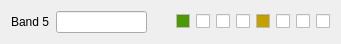
   <widget class="QWidget" name="layoutWidget_12">
    <property name="geometry">
     <rect>
      <x>10</x>
      <y>190</y>
      <width>341</width>
      <height>27</height>
     </rect>
    </property>
    <layout class="QHBoxLayout" name="horizontalLayout_14">
     <item>
      <widget class="QLabel" name="label_16">
       <property name="text">
        <string>Band 5</string>
       </property>
      </widget>
     </item>
     <item>
      <widget class="QLineEdit" name="lineEditR_6">
       <property name="sizePolicy">
        <sizepolicy hsizetype="Expanding" vsizetype="Fixed">
         <horstretch>0</horstretch>
         <verstretch>0</verstretch>
        </sizepolicy>
       </property>
       <property name="focusPolicy">
        <enum>Qt::NoFocus</enum>
       </property>
       <property name="readOnly">
        <bool>true</bool>
       </property>
      </widget>
     </item>
     <item>
      <spacer name="horizontalSpacer_14">
       <property name="orientation">
        <enum>Qt::Horizontal</enum>
       </property>
       <property name="sizeHint" stdset="0">
        <size>
         <width>40</width>
         <height>20</height>
        </size>
       </property>
      </spacer>
     </item>
     <item>
      <widget class="QCheckBox" name="checkBoxR_41">
       <property name="sizePolicy">
        <sizepolicy hsizetype="Fixed" vsizetype="Fixed">
         <horstretch>0</horstretch>
         <verstretch>0</verstretch>
        </sizepolicy>
       </property>
       <property name="palette">
        <palette>
         <active>
          <colorrole role="Base">
           <brush brushstyle="SolidPattern">
            <color alpha="255">
             <red>78</red>
             <green>154</green>
             <blue>6</blue>
            </color>
           </brush>
          </colorrole>
         </active>
         <inactive>
          <colorrole role="Base">
           <brush brushstyle="SolidPattern">
            <color alpha="255">
             <red>78</red>
             <green>154</green>
             <blue>6</blue>
            </color>
           </brush>
          </colorrole>
         </inactive>
         <disabled>
          <colorrole role="Base">
           <brush brushstyle="SolidPattern">
            <color alpha="255">
             <red>239</red>
             <green>235</green>
             <blue>231</blue>
            </color>
           </brush>
          </colorrole>
         </disabled>
        </palette>
       </property>
       <property name="focusPolicy">
        <enum>Qt::NoFocus</enum>
       </property>
       <property name="text">
        <string notr="true"/>
       </property>
      </widget>
     </item>
     <item>
      <widget class="QCheckBox" name="checkBoxR_42">
       <property name="sizePolicy">
        <sizepolicy hsizetype="Fixed" vsizetype="Fixed">
         <horstretch>0</horstretch>
         <verstretch>0</verstretch>
        </sizepolicy>
       </property>
       <property name="focusPolicy">
        <enum>Qt::NoFocus</enum>
       </property>
       <property name="text">
        <string notr="true"/>
       </property>
      </widget>
     </item>
     <item>
      <widget class="QCheckBox" name="checkBoxR_43">
       <property name="sizePolicy">
        <sizepolicy hsizetype="Fixed" vsizetype="Fixed">
         <horstretch>0</horstretch>
         <verstretch>0</verstretch>
        </sizepolicy>
       </property>
       <property name="focusPolicy">
        <enum>Qt::NoFocus</enum>
       </property>
       <property name="text">
        <string notr="true"/>
       </property>
      </widget>
     </item>
     <item>
      <widget class="QCheckBox" name="checkBoxR_44">
       <property name="sizePolicy">
        <sizepolicy hsizetype="Fixed" vsizetype="Fixed">
         <horstretch>0</horstretch>
         <verstretch>0</verstretch>
        </sizepolicy>
       </property>
       <property name="focusPolicy">
        <enum>Qt::NoFocus</enum>
       </property>
       <property name="text">
        <string notr="true"/>
       </property>
      </widget>
     </item>
     <item>
      <widget class="QCheckBox" name="checkBoxR_45">
       <property name="sizePolicy">
        <sizepolicy hsizetype="Fixed" vsizetype="Fixed">
         <horstretch>0</horstretch>
         <verstretch>0</verstretch>
        </sizepolicy>
       </property>
       <property name="palette">
        <palette>
         <active>
          <colorrole role="Base">
           <brush brushstyle="SolidPattern">
            <color alpha="255">
             <red>196</red>
             <green>160</green>
             <blue>0</blue>
            </color>
           </brush>
          </colorrole>
         </active>
         <inactive>
          <colorrole role="Base">
           <brush brushstyle="SolidPattern">
            <color alpha="255">
             <red>196</red>
             <green>160</green>
             <blue>0</blue>
            </color>
           </brush>
          </colorrole>
         </inactive>
         <disabled>
          <colorrole role="Base">
           <brush brushstyle="SolidPattern">
            <color alpha="255">
             <red>239</red>
             <green>235</green>
             <blue>231</blue>
            </color>
           </brush>
          </colorrole>
         </disabled>
        </palette>
       </property>
       <property name="focusPolicy">
        <enum>Qt::NoFocus</enum>
       </property>
       <property name="text">
        <string notr="true"/>
       </property>
      </widget>
     </item>
     <item>
      <widget class="QCheckBox" name="checkBoxR_46">
       <property name="sizePolicy">
        <sizepolicy hsizetype="Fixed" vsizetype="Fixed">
         <horstretch>0</horstretch>
         <verstretch>0</verstretch>
        </sizepolicy>
       </property>
       <property name="focusPolicy">
        <enum>Qt::NoFocus</enum>
       </property>
       <property name="text">
        <string notr="true"/>
       </property>
      </widget>
     </item>
     <item>
      <widget class="QCheckBox" name="checkBoxR_47">
       <property name="sizePolicy">
        <sizepolicy hsizetype="Fixed" vsizetype="Fixed">
         <horstretch>0</horstretch>
         <verstretch>0</verstretch>
        </sizepolicy>
       </property>
       <property name="focusPolicy">
        <enum>Qt::NoFocus</enum>
       </property>
       <property name="text">
        <string notr="true"/>
       </property>
      </widget>
     </item>
     <item>
      <widget class="QCheckBox" name="checkBoxR_48">
       <property name="sizePolicy">
        <sizepolicy hsizetype="Fixed" vsizetype="Fixed">
         <horstretch>0</horstretch>
         <verstretch>0</verstretch>
        </sizepolicy>
       </property>
       <property name="focusPolicy">
        <enum>Qt::NoFocus</enum>
       </property>
       <property name="text">
        <string notr="true"/>
       </property>
      </widget>
     </item>
    </layout>
   </widget>
